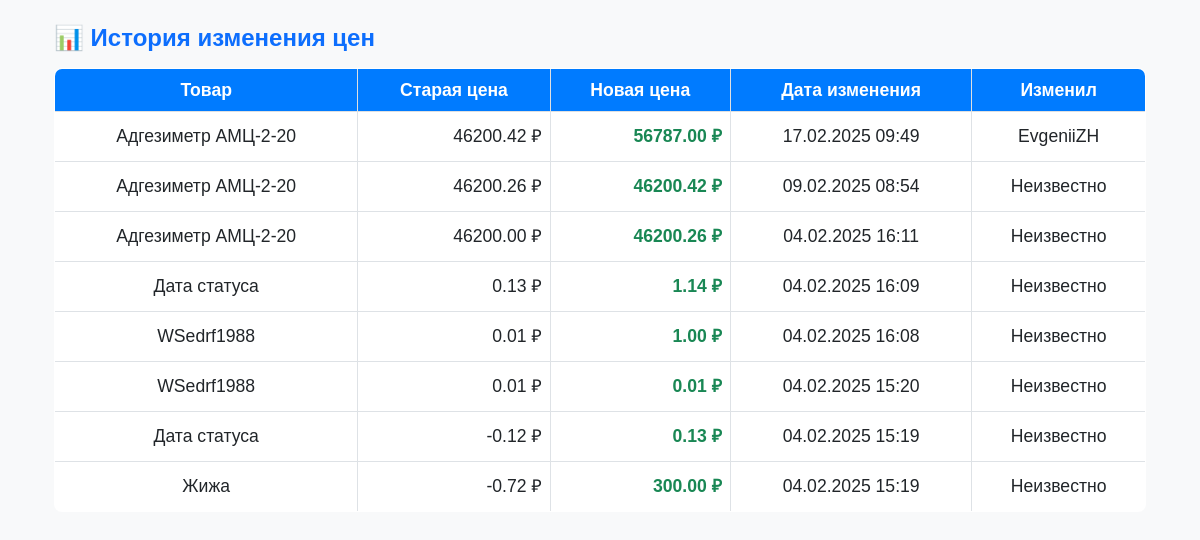
Page /price-history/ on the committed database.
### trades/models.py (models this page shows, shortened)
class PriceHistory(models.Model):
    item = models.ForeignKey('Item', on_delete=models.CASCADE, related_name="price_history")
    old_price = models.DecimalField(max_digits=10, decimal_places=2)
    new_price = models.DecimalField(max_digits=10, decimal_places=2)
    changed_at = models.DateTimeField(auto_now_add=True)
    changed_by = models.ForeignKey(
        settings.AUTH_USER_MODEL,
        on_delete=models.SET_NULL,
        null=True,
        blank=True,
        verbose_name="Изменил"
    )

class Item(models.Model):
    name = models.CharField(max_length=255, unique=True)
    price = models.DecimalField(max_digits=10, decimal_places=2)

### trades/views.py (the view)
# urls.py: path('price-history/', price_history_view, name='price_history'),
def price_history_view(request):
    price_history = PriceHistory.objects.all().order_by('-changed_at')  # Сортируем по дате (новые сверху)
    return render(request, "trades/price_history.html", {"price_history": price_history})

### trades/templates/trades/price_history.html (shortened to what this page needs)
{% extends 'base.html' %}
{% block content %}
    <div class="container my-4">
        <h2 class="text-primary">📊 История изменения цен</h2>
        <div class="table-responsive">
            <table class="table table-bordered table-hover">
                <thead class="table-light">
                <tr>
                    <th>Товар</th>
                    <th>Старая цена</th>
                    <th>Новая цена</th>
                    <th>Дата изменения</th>
                    <th>Изменил</th>
                </tr>
                </thead>
                <tbody>
                {% for history in price_history %}
                    <tr>
                        <td>{{ history.item.name }}</td>
                        <td class="text-end">{{ history.old_price|floatformat:2 }} ₽</td>
                        <td class="text-end fw-bold text-success">{{ history.new_price|floatformat:2 }} ₽</td>
                        <td class="text-center">{{ history.changed_at|date:"d.m.Y H:i" }}</td>
                        <td class="text-center">
                            {% if history.changed_by %}
                                {{ history.changed_by.username }}
                            {% else %}
                                Неизвестно
                            {% endif %}
                        </td>
                    </tr>
                {% empty %}
                    <tr>
                        <td colspan="5" class="text-center text-muted">История изменений отсутствует</td>
                    </tr>
                {% endfor %}
                </tbody>
            </table>
        </div>
    </div>
{% endblock %}

### static/css/styles.css (style rules this page uses)
body { font-family: "Arial", sans-serif; background-color: #f8f9fa; color: #333; }
.table { background: white; border: 1px solid #dee2e6; border-radius: 8px; overflow: hidden; width: 100%; border-collapse: collapse; }
.table th, .table td { font-size: 1.1rem; text-align: center; vertical-align: middle; }
.table th { background: #007bff; color: white; font-weight: bold; }
table { width: 100%; border-collapse: collapse; }
table tbody tr { height: 50px; }
h2 { font-size: 24px; font-weight: bold; margin-bottom: 15px; }

### rows in the picture
PriceHistory: item.name "Адгезиметр АМЦ-2-20", old_price "46200.42", new_price "56787.00", changed_at "17.02.2025 09:49", changed_by.username "EvgeniiZH"
PriceHistory: item.name "Адгезиметр АМЦ-2-20", old_price "46200.26", new_price "46200.42", changed_at "09.02.2025 08:54", shows "Неизвестно"
PriceHistory: item.name "Адгезиметр АМЦ-2-20", old_price "46200.00", new_price "46200.26", changed_at "04.02.2025 16:11", shows "Неизвестно"
PriceHistory: item.name "Дата статуса", old_price "0.13", new_price "1.14", changed_at "04.02.2025 16:09", shows "Неизвестно"
PriceHistory: item.name "WSedrf1988", old_price "0.01", new_price "1.00", changed_at "04.02.2025 16:08", shows "Неизвестно"
PriceHistory: item.name "WSedrf1988", old_price "0.01", new_price "0.01", changed_at "04.02.2025 15:20", shows "Неизвестно"
PriceHistory: item.name "Дата статуса", old_price "-0.12", new_price "0.13", changed_at "04.02.2025 15:19", shows "Неизвестно"
PriceHistory: item.name "Жижа", old_price "-0.72", new_price "300.00", changed_at "04.02.2025 15:19", shows "Неизвестно"
